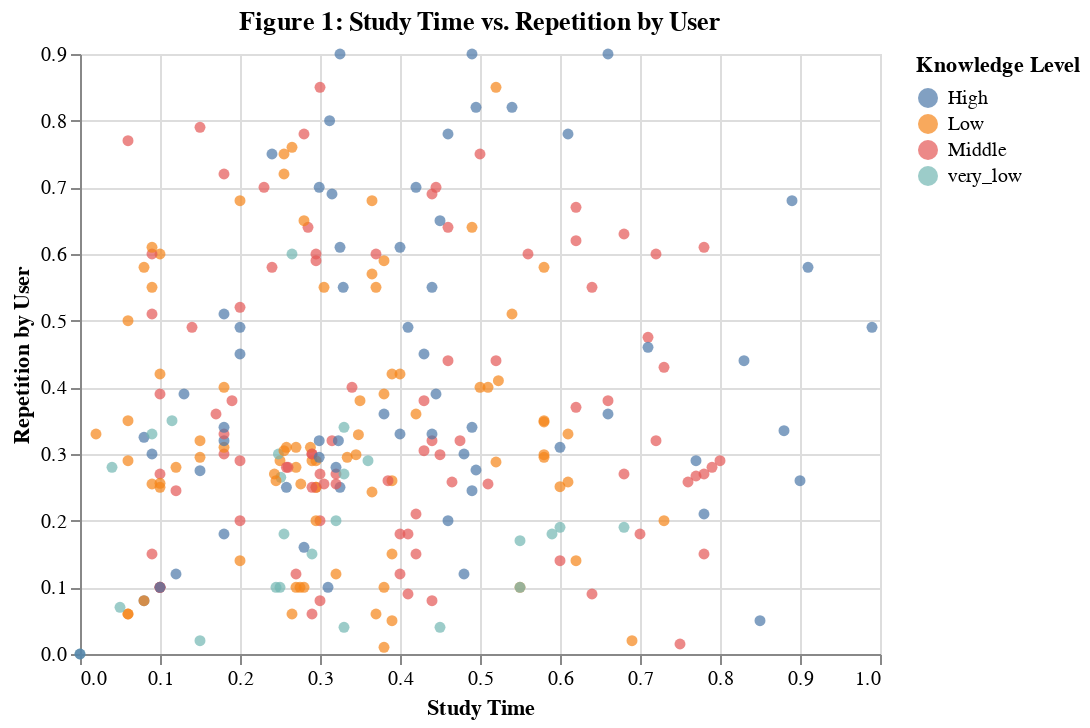

The notebook cell saved with this chart:
### Markdown cell above
### Study Time vs. Repetition by User:

### Code cell
import altair as alt

studyTime_repetitionByUser_plot = alt.Chart(knowledge_training_final, title = "Figure 1: Study Time vs. Repetition by User").mark_circle().encode(
    x=alt.X("study_time:Q", title="Study Time"),  
    y=alt.Y("repetition_by_user:Q", title="Repetition by User"), 
    color=alt.Color("knowledge:N", title="Knowledge Level") 
)
studyTime_repetitionByUser_plot

### Figure 1 — Vega-Lite specification as saved in the notebook (floating-point values rounded to 4 significant figures; data arrays with more than 128 entries replaced by an {"elided": "..."} marker saying what was removed)
{"config": {"view": {"continuousWidth": 400, "continuousHeight": 300}}, "data": {"name": "data-848e488d9776585eaa4bac621f89d23c"}, "mark": "circle", "encoding": {"color": {"field": "knowledge", "title": "Knowledge Level", "type": "nominal"}, "x": {"field": "study_time", "title": "Study Time", "type": "quantitative"}, "y": {"field": "repetition_by_user", "title": "Repetition by User", "type": "quantitative"}}, "title": "Figure 1: Study Time vs. Repetition by User", "$schema": "https://vega.github.io/schema/vega-lite/v4.17.0.json", "datasets": {"data-848e488d9776585eaa4bac621f89d23c": {"elided": "258 records"}}}
